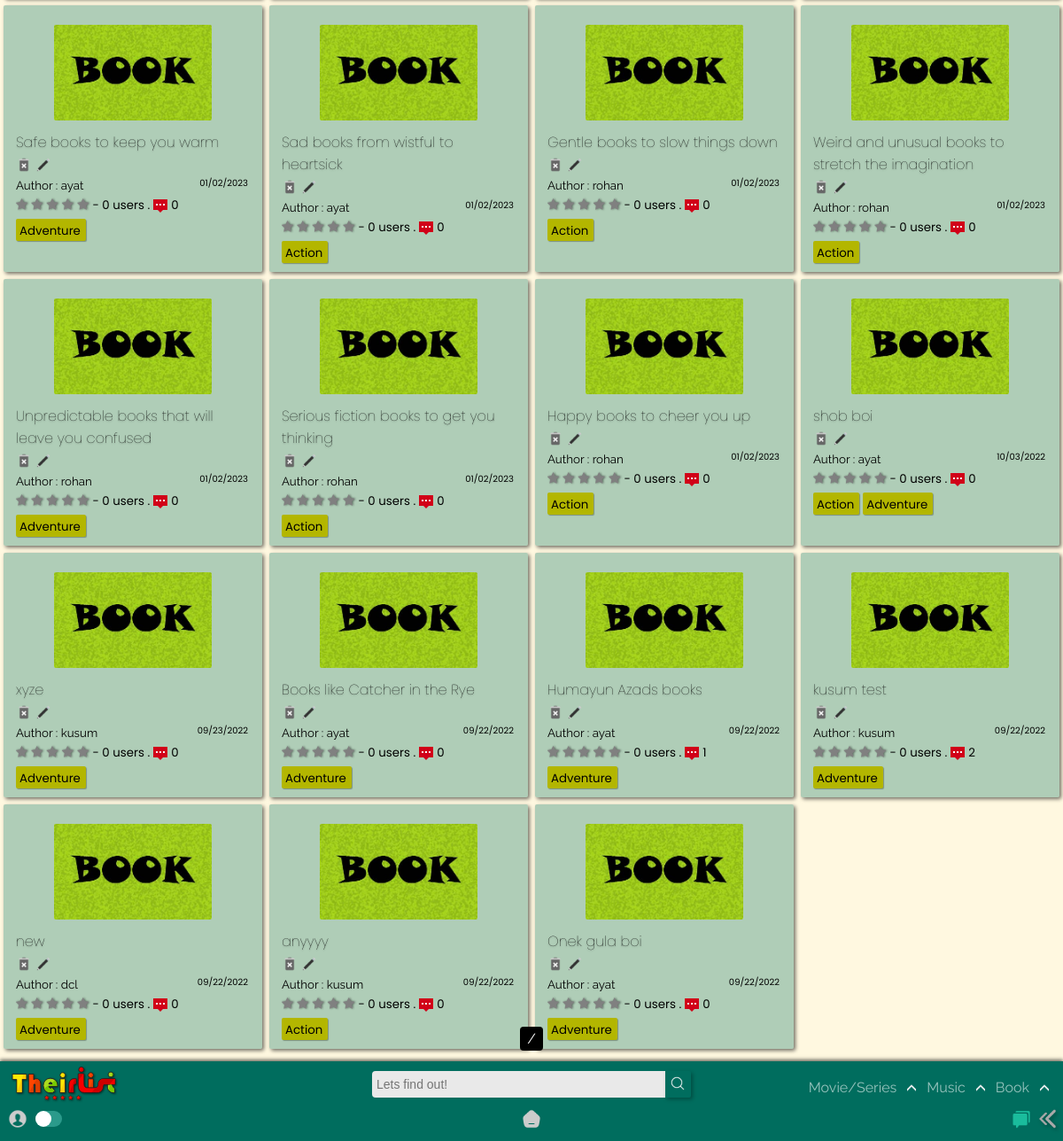
The page /home/booklist/ (lower part) on the database as committed earlier.
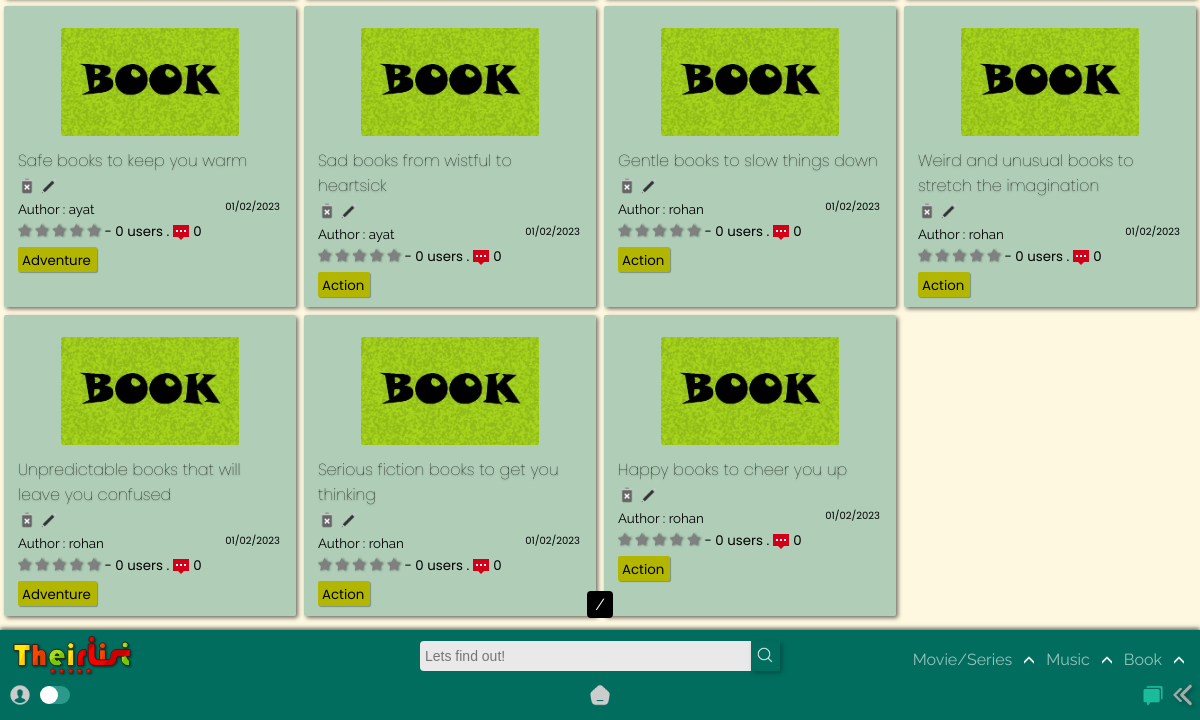
The same page on the database as committed later.
### app/models.py (models this page shows, shortened)
class BookList(models.Model):
    title = models.CharField(max_length=120)
    creator = models.ForeignKey(User,on_delete=models.SET_NULL,blank=True, null=True)
    genre = models.ManyToManyField('BookGenre',blank=True)
    posted = models.DateTimeField(auto_now_add=True)
    content = RichTextField(null=True,default=' ')
    type = models.CharField(max_length=10,default="book")
    spoiler_choices = [(False, 'No'),(True, 'Yes')]
    spoiler = models.BooleanField(default=False,null=True, choices = spoiler_choices)
    slug = models.SlugField(max_length= 300,null=True, blank = True, unique=True)
    def average_rating(self) -> float:
        return BookStarr.objects.filter(list=self).aggregate(Avg("rate"))["rate__avg"] or 0
    def count_rating(self):
        return BookStarr.objects.filter(list=self).count()
    def count_comments(self):
        return BookReview.objects.filter(BookList=self).count()

class BookGenre(models.Model):
    name = models.CharField(max_length=150)
    def __str__(self):
        return self.name

### app/views.py (the view)
# urls.py: path('booklist/',TheirListBookView.as_view(),name = 'booklist'),
class TheirListBookView(ListView): #books
    model = BookList
    template_name ='app/Booklist_list.html'
    def get_queryset(self, *args, **kwargs):
        qs = super().get_queryset(*args, **kwargs)
        qs = qs.order_by("-id")
        return qs

### templates/app/booklist_list.html (shortened to what this page needs)
{% extends "index.html" %}
{% load static %}
{% block content %}
<section>
  <div class="contain-sec" id="contain-sec">
    {% for lola in object_list %}
    <div class="elements">
      <div class="thumb">
        <img src="{% static 'app/images/book-poster.jpg' %}" width="100px" />
      </div>
      <div class="Title">
        <a href="{{lola.slug}}/"><h4 class="tit" id="tit">{{lola.title}}</h4></a>
        {% if user.id == lola.creator.id %}
          <a href="{% url 'app:delete_book' lola.slug %}"><img src ="{% static 'app/images/delete.png' %}"></a>
          <a href="{% url 'app:update_booklist' lola.slug %}"><img src ="{% static 'app/images/edit.png' %}"></a>
        {% else %}
        <img src ="{% static 'app/images/delete-dis.png' %}">
        <img src ="{% static 'app/images/edit-dis.png' %}">
        {% endif %}
        </div>
      <div class="Author">
        <small>Author : {{lola.creator.username}}<span>{{lola.posted|date:"SHORT_DATE_FORMAT"}}</span></small>
      </div>
      <div class="rating">
        <span class="star-headline">
          <span class="fa fa-star {% if lola.average_rating > 0 %} checked {% endif %}"></span>
          <span class="fa fa-star {% if lola.average_rating > 1 %} checked {% endif %}"></span>
          <span class="fa fa-star {% if lola.average_rating > 2 %} checked {% endif %}"></span>
          <span class="fa fa-star {% if lola.average_rating > 3 %} checked {% endif %}" ></span>
          <span class="fa fa-star {% if lola.average_rating > 4 %} checked {% endif %}"></span>
        </span>
        <small> - {{lola.count_rating}} users .<img class="comments_count" src="{% static 'app/images/comments.png' %}">{{lola.count_comments}}</small>
      </div>
        {% for tag in lola.genre.all %}
        <div class="Genre">
          <a href="{% url 'app:book' query=tag %}">
            <small>{{ tag }}</small>
          </a>
        </div>
          {% empty %}
          No tags!
        {% endfor %}
    </div>
    {% endfor %}
  </div>
  <div class="pagination_pages">
    <span class="step-links">
        <span class="current">
        {{ page_obj.number }} / {{ page_obj.paginator.num_pages }}
        </span>
    </span>
  </div>
</section>
{% endblock content %}

Rows that differ between the two databases and show on the page:
removed BookList: title "shob boi", creator.username "ayat", posted "10/03/2022", count_rating "0", count_comments "0", BookGenre (name "Action"), BookGenre (name "Adventure")
removed BookList: title "xyze", creator.username "kusum", posted "09/23/2022", count_rating "0", count_comments "0", BookGenre (name "Adventure")
removed BookList: title "Books like Catcher in the Rye", creator.username "ayat", posted "09/22/2022", count_rating "0", count_comments "0", BookGenre (name "Adventure")
removed BookList: title "Humayun Azads books", creator.username "ayat", posted "09/22/2022", count_rating "0", count_comments "1", BookGenre (name "Adventure")
removed BookList: title "kusum test", creator.username "kusum", posted "09/22/2022", count_rating "0", count_comments "2", BookGenre (name "Adventure")
removed BookList: title "new", creator.username "dcl", posted "09/22/2022", count_rating "0", count_comments "0", BookGenre (name "Adventure")
removed BookList: title "anyyyy", creator.username "kusum", posted "09/22/2022", count_rating "0", count_comments "0", BookGenre (name "Action")
removed BookList: title "Onek gula boi", creator.username "ayat", posted "09/22/2022", count_rating "0", count_comments "0", BookGenre (name "Adventure")
